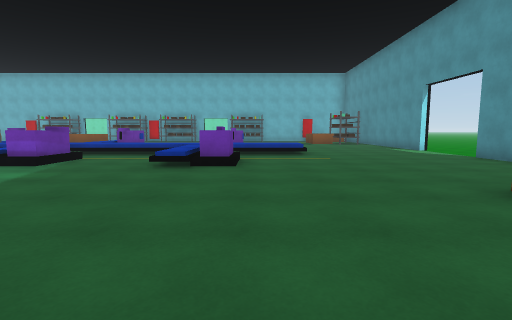
view 1 (above)

24 first-person views from a walk through a 3-D level made in the Unity game engine. The camera is 1.4 m above the floor, tilts 6° down and sees 85° across. The floor is counted in squares, 2 m on a side. Each view is taken from the middle of a square. On the plan, view 1 faces up. The plan holds only what a view shows up to about 9 squares ahead; the rest is blank. The place goes on beyond the plan. The player character is not drawn. Surface patterns are stand-ins for the level's own textures.

view 2
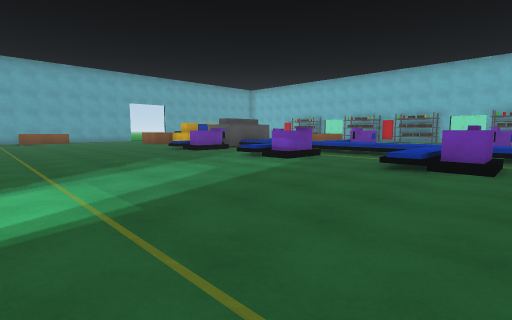

view 3
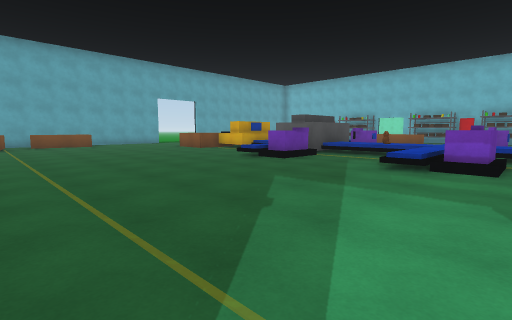

view 4
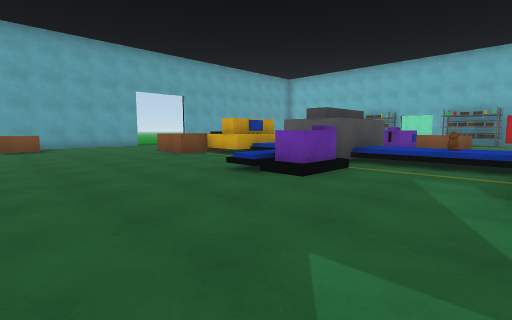

view 5
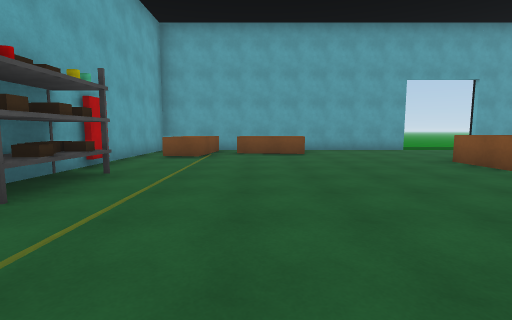

view 6
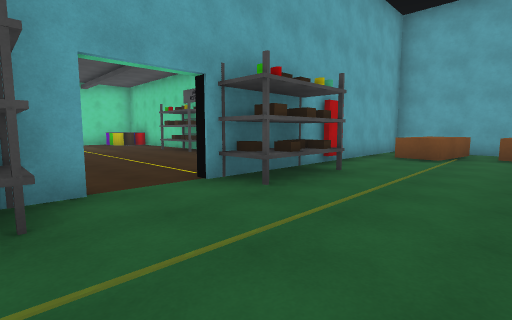

view 7
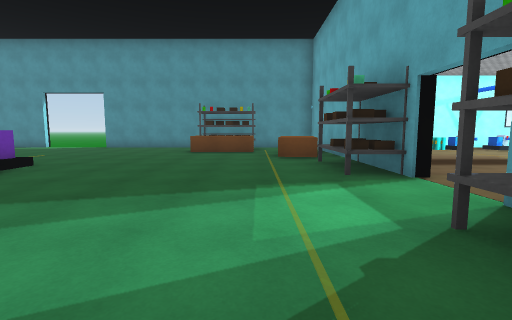

view 8
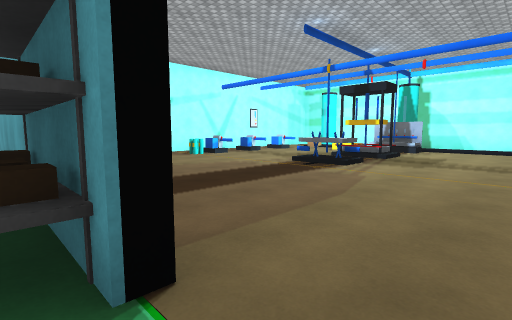

view 9
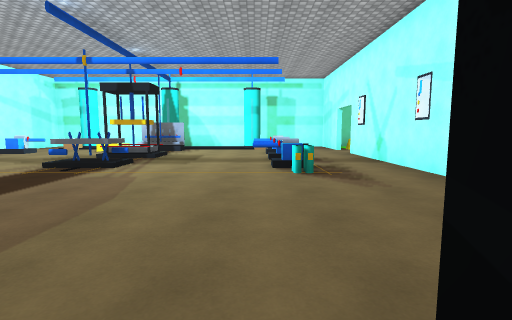

view 10
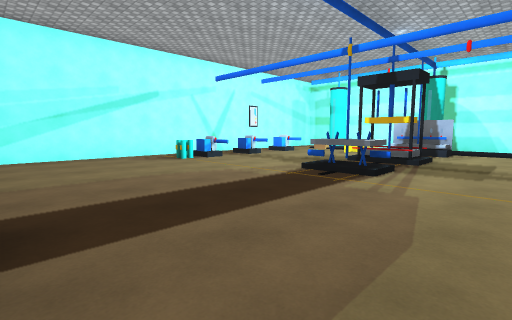

view 11
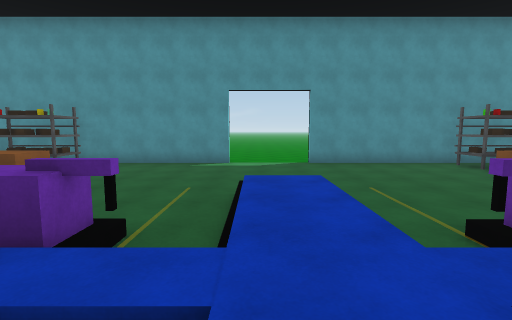

view 12
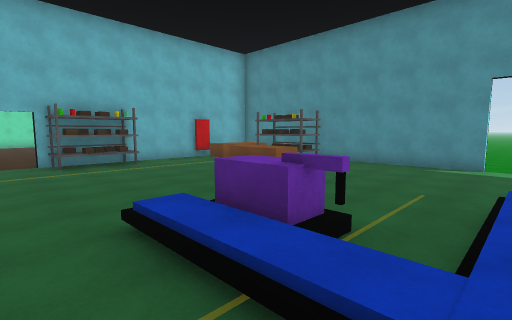

view 13
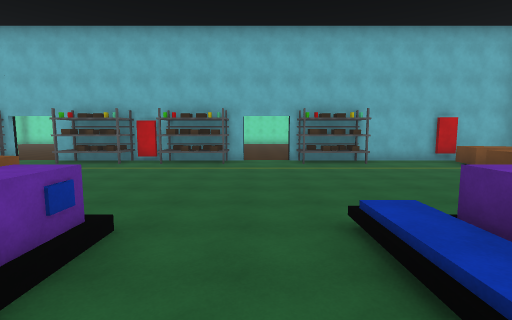

view 14
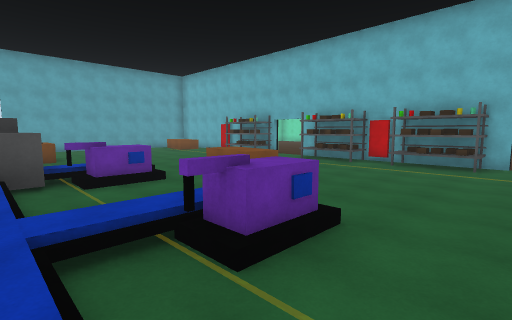

view 15
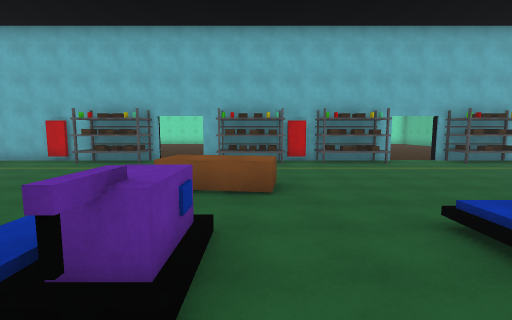

view 16
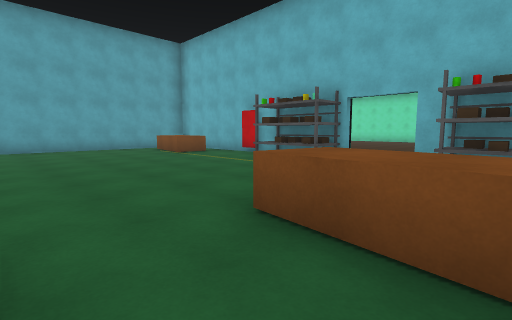

view 17
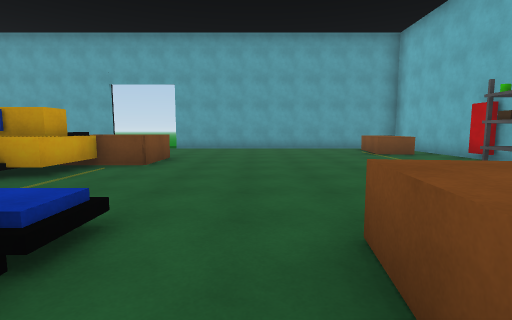

view 18
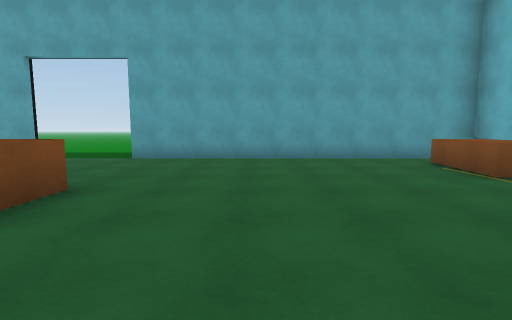

view 19
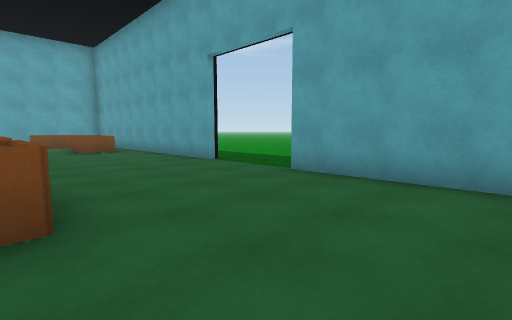

view 20
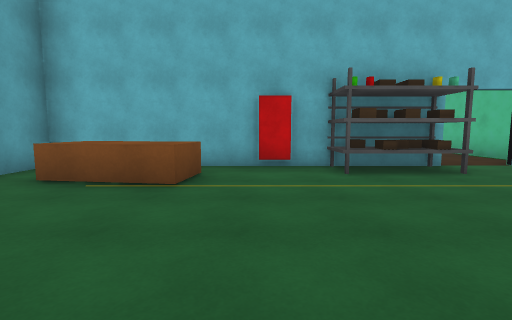

view 21
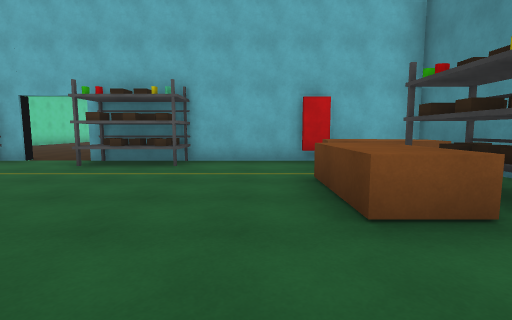

view 22
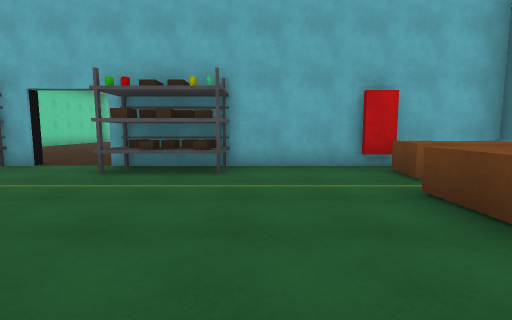

view 23
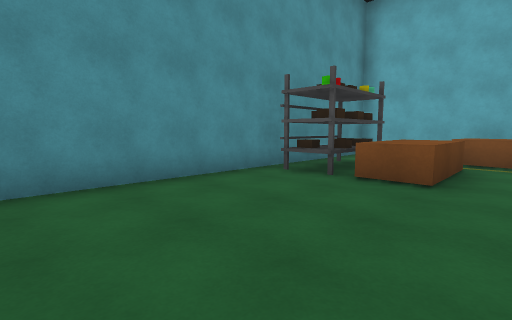

view 24
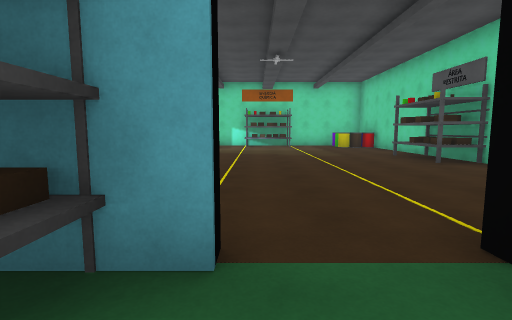

### Floor plan
Key: @ floor where view 1 was taken; # wall or solid block; x gap in a wall; . floor; / step, stairs or slope; ^ raised ledge; O other object.
Columns run from 22 left of view 1 to 7 right of it. Each row starts with its distance up from view 1.
 22              #   ..
 21             .#   ....
 20             .#    ...
 19    ####### ..#    ...######
 18    #.....OO..######..OO...^##
 17    #^^^...................^^#
 16    #.......    ..........^OO#
 15    #.....................^OO#
 14    #.........^^..........^.O#
 13    #........................#
 12    #......../.../.../.......#
 11    #......../O../O../O......#
 10    #...OO.../O../O../O......#.
  9  ......OO#^  ^/O////////......
  8 .......OO#^x##//////////.....
  7 ...#...OO.../O../O../O......#
  6  ..#......../O../O../O......#
  5    #........................#
  4    #........................#
  3    #^^...................^O##
  2    #^....................^O##
  1    #.....................^O##
  0    #^^................@^^^ ##
 -1    #######O..##  OO.O########
 -2           ...     .... .....#
 -3          ....    ...........#
 -4         ......   ...........#
 -5         ......  #...........#
 -6        #O.....  #.O.......O.#
 -7        ##.....  #.OO..OO..OO#
 -8        #O.....  #.OO..OO..OO
 -9        #......  #.....OOO..
-10                 ..OO..... OO
-11                    ...OO

Where each view was taken, in squares from view 1:
view 1: 0 up, 0 right, facing up
view 2: 0 up, 0 right, facing up-left
view 3: 0 up, 4 left, facing up-left
view 4: 2 up, 6 left, facing up-left
view 5: 2 up, 9 left, facing left
view 6: 2 up, 9 left, facing down-left
view 7: 1 up, 6 left, facing right
view 8: 1 down, 3 left, facing down-right
view 9: 1 down, 3 left, facing down
view 10: 2 down, 2 left, facing down-right
view 11: 9 up, 3 left, facing right
view 12: 9 up, 3 left, facing up-right
view 13: 9 up, 3 left, facing up
view 14: 9 up, 3 left, facing up-left
view 15: 9 up, 8 left, facing up
view 16: 12 up, 8 left, facing up-left
view 17: 13 up, 8 left, facing left
view 18: 13 up, 12 left, facing left
view 19: 13 up, 15 left, facing down-left
view 20: 13 up, 15 left, facing up
view 21: 12 up, 2 right, facing up
view 22: 13 up, 1 right, facing up
view 23: 7 up, 2 right, facing down-right
view 24: 0 up, 10 left, facing down
